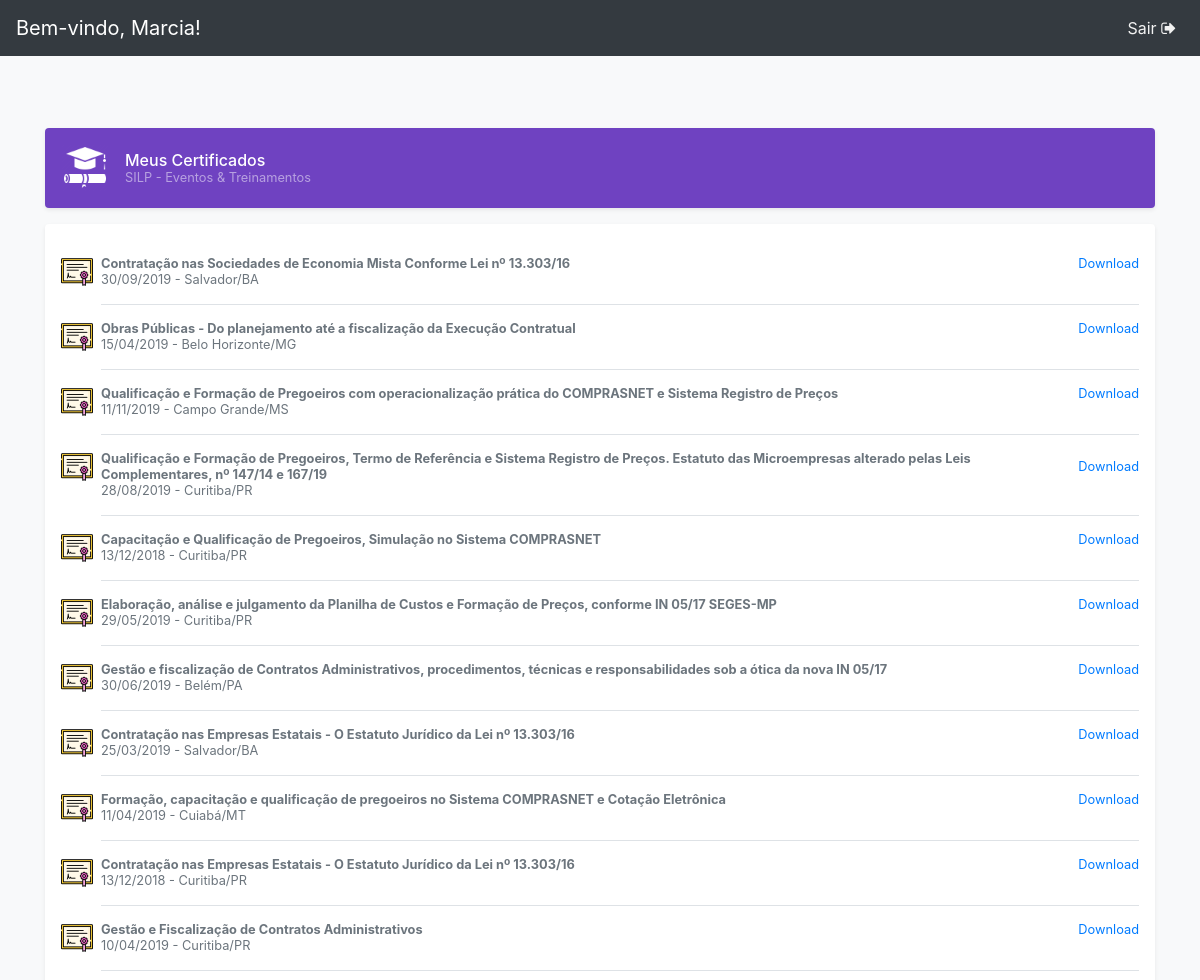
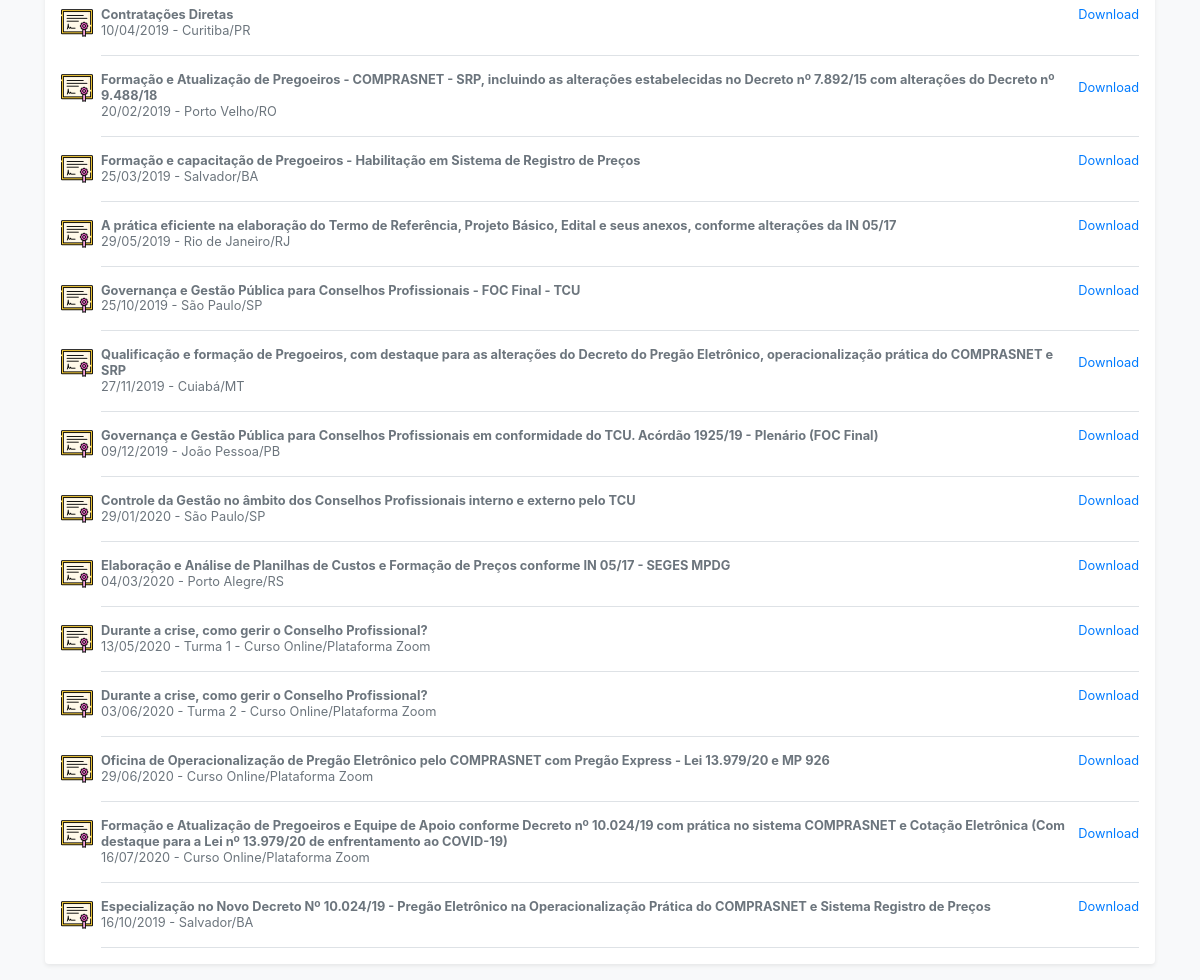
Screenshot of /home/home.php (signed in) with the database file from the repository (2 pictures, top to bottom).
### tables this page shows
CREATE TABLE IF NOT EXISTS `participantes` (
  `id` varchar(128) NOT NULL,
  `nome` varchar(100) NOT NULL,
  `cpf` varchar(11) NOT NULL,
  `evento_id` int(11) NOT NULL
);

CREATE TABLE IF NOT EXISTS `eventos` (
  `id` int(11) NOT NULL,
  `dia` date NOT NULL,
  `cidade` varchar(100) DEFAULT NULL,
  `uf` varchar(50) DEFAULT NULL,
  `filename` varchar(100) DEFAULT NULL,
  `titulo` varchar(2000) NOT NULL
);

### home/home.php (the view, shortened to what this page needs)
<?php
    require_once '../config.php';
    if (!isset($_SESSION['loggedin'])) {
        header('Location: ../index.php');
        exit;
    } else {
        $query = 'SELECT participantes.nome, participantes.id, eventos.titulo, eventos.dia, eventos.cidade, eventos.uf
            FROM eventos, participantes
            WHERE eventos.id = participantes.evento_id
            AND participantes.cpf = ' . $_SESSION['cpf'];
        if ($stmt = $PDO->prepare($query)) {
            $stmt->execute();
            if ($stmt->rowCount() > 0) {
                $certificados = $stmt->fetchAll(PDO::FETCH_OBJ);
                $first_name = explode(" ", $certificados[0]->nome)[0];
            }
        }
    }
?>
<!DOCTYPE html>
<html lang="pt-BR">
<head>
    <link rel="stylesheet" href="https://stackpath.bootstrapcdn.com/bootstrap/4.5.0/css/bootstrap.min.css">
    <link rel="stylesheet" href="https://stackpath.bootstrapcdn.com/font-awesome/4.7.0/css/font-awesome.min.css">
    <link href="css/styles.css" rel="stylesheet">
</head>
<body class="bg-light">
<nav class="navbar navbar-expand-lg fixed-top navbar-dark bg-dark">
    <a class="navbar-brand mr-auto mr-lg-0" href="#">Bem-vindo,
        <?=
            $first_name;
        ?>!
    </a>
    <div class="navbar-collapse offcanvas-collapse" id="navbarsExampleDefault">
        <ul class="navbar-nav ml-auto">
            <li class="nav-item">
                <a class="nav-link" href="../login/logout.php" tabindex="-1" aria-disabled="true">
                    <span style="color: #f2f2f2">Sair</span>
                    <i class="fa fa-sign-out" aria-hidden="true" style="color: #f2f2f2;"></i>
                </a>
            </li>
        </ul>
    </div>
</nav>
<main role="main" class="container">
    <div class="d-flex align-items-center p-3 my-3 text-white-50 bg-purple rounded shadow-sm">
        <img class="mr-3" style="filter: invert(100%)" src="img/degree.png" alt="" width="48" height="48">
        <div class="lh-100">
            <h6 class="mb-0 text-white lh-100">Meus Certificados</h6>
            <small>SILP - Eventos & Treinamentos</small>
        </div>
    </div>
    <div class="my-3 p-3 bg-white rounded shadow-sm">
        <?php
            foreach ($certificados as $row) {
                print
            '<div class="media text-muted pt-3">
                <img class="bd-placeholder-img mr-2 rounded" width="32" height="32" src="img/certificate.png" alt=""/>
                <div class="media-body pb-3 mb-0 small lh-125 border-bottom border-gray">
                    <div class="d-flex justify-content-between align-items-center w-100">
                        <strong class="text-gray-dark">' . $row->titulo . '</strong>
                        <form action="../src/generate.php" method="post" id="generate_form" >
                            <input type="hidden" name="certificado_id" value=' . $row->id . '>
                            <a href="#" onClick="document.getElementById(\'generate_form\').submit();">
                                Download
                            </a>
                        </form>
                    </div>
                    <span class="d-block">'
                    . date('d/m/Y', strtotime($row->dia))
                    . ' - '
                    . $row->cidade
                    . '/'
                    . $row->uf
                    .
                    '</span>
                </div>
            </div>';
            }
        ?>
    </div>
</main>
</body>
</html>

### home/css/styles.css (style rules this page uses)
html, body { overflow-x: hidden; padding-top: 56px; }
.bd-placeholder-img { font-size: 1.125rem; text-anchor: middle; -webkit-user-select: none; -moz-user-select: none; -ms-user-select: none; user-select: none; }
.text-white-50 { color: rgba(255, 255, 255, .5); }
.bg-purple { background-color: #6f42c1; }
.lh-100 { line-height: 1; }
.lh-125 { line-height: 1.25; }

### rows the page displays
participantes: nome "Marcia", evento.titulo "Contratação nas Sociedades de Economia Mista Conforme Lei nº 13.303/16", evento.dia "30/09/2019", evento.cidade "Salvador", evento.uf "BA"
participantes: evento.titulo "Obras Públicas - Do planejamento até a fiscalização da Execução Contratual", evento.dia "15/04/2019", evento.cidade "Belo Horizonte", evento.uf "MG"
participantes: evento.titulo "Qualificação e Formação de Pregoeiros com operacionalização prática do COMPRASNET e Sistema Registro de Preços", evento.dia "11/11/2019", evento.cidade "Campo Grande", evento.uf "MS"
participantes: evento.titulo "Qualificação e Formação de Pregoeiros, Termo de Referência e Sistema Registro de Preços. Estatuto das Microempresas alterado pelas Leis Complementares, nº 147/14 e 167/19", evento.dia "28/08/2019", evento.cidade "Curitiba", evento.uf "PR"
participantes: evento.titulo "Capacitação e Qualificação de Pregoeiros, Simulação no Sistema COMPRASNET", evento.dia "13/12/2018", evento.cidade "Curitiba", evento.uf "PR"
participantes: evento.titulo "Elaboração, análise e julgamento da Planilha de Custos e Formação de Preços, conforme IN 05/17 SEGES-MP", evento.dia "29/05/2019", evento.cidade "Curitiba", evento.uf "PR"
participantes: evento.titulo "Gestão e fiscalização de Contratos Administrativos, procedimentos, técnicas e responsabilidades sob a ótica da nova IN 05/17", evento.dia "30/06/2019", evento.cidade "Belém", evento.uf "PA"
participantes: evento.titulo "Contratação nas Empresas Estatais - O Estatuto Jurídico da Lei nº 13.303/16", evento.dia "25/03/2019", evento.cidade "Salvador", evento.uf "BA"
participantes: evento.titulo "Formação, capacitação e qualificação de pregoeiros no Sistema COMPRASNET e Cotação Eletrônica", evento.dia "11/04/2019", evento.cidade "Cuiabá", evento.uf "MT"
participantes: evento.titulo "Contratação nas Empresas Estatais - O Estatuto Jurídico da Lei nº 13.303/16", evento.dia "13/12/2018", evento.cidade "Curitiba", evento.uf "PR"
participantes: evento.titulo "Gestão e Fiscalização de Contratos Administrativos", evento.dia "10/04/2019", evento.cidade "Curitiba", evento.uf "PR"
participantes: evento.titulo "Contratações Diretas", evento.dia "10/04/2019", evento.cidade "Curitiba", evento.uf "PR"
participantes: evento.titulo "Formação e Atualização de Pregoeiros - COMPRASNET - SRP, incluindo as alterações estabelecidas no Decreto nº 7.892/15 com alterações do Decreto nº 9.488/18", evento.dia "20/02/2019", evento.cidade "Porto Velho", evento.uf "RO"
participantes: evento.titulo "Formação e capacitação de Pregoeiros - Habilitação em Sistema de Registro de Preços", evento.dia "25/03/2019", evento.cidade "Salvador", evento.uf "BA"
participantes: evento.titulo "A prática eficiente na elaboração do Termo de Referência, Projeto Básico, Edital e seus anexos, conforme alterações da IN 05/17", evento.dia "29/05/2019", evento.cidade "Rio de Janeiro", evento.uf "RJ"
participantes: evento.titulo "Governança e Gestão Pública para Conselhos Profissionais - FOC Final - TCU", evento.dia "25/10/2019", evento.cidade "São Paulo", evento.uf "SP"
participantes: evento.titulo "Qualificação e formação de Pregoeiros, com destaque para as alterações do Decreto do Pregão Eletrônico, operacionalização prática do COMPRASNET e SRP", evento.dia "27/11/2019", evento.cidade "Cuiabá", evento.uf "MT"
participantes: evento.titulo "Governança e Gestão Pública para Conselhos Profissionais em conformidade do TCU. Acórdão 1925/19 - Plenário (FOC Final)", evento.dia "09/12/2019", evento.cidade "João Pessoa", evento.uf "PB"
participantes: evento.titulo "Controle da Gestão no âmbito dos Conselhos Profissionais interno e externo pelo TCU", evento.dia "29/01/2020", evento.cidade "São Paulo", evento.uf "SP"
participantes: evento.titulo "Elaboração e Análise de Planilhas de Custos e Formação de Preços conforme IN 05/17 - SEGES MPDG", evento.dia "04/03/2020", evento.cidade "Porto Alegre", evento.uf "RS"
participantes: evento.titulo "Durante a crise, como gerir o Conselho Profissional?", evento.dia "13/05/2020", evento.cidade "Turma 1 - Curso Online", evento.uf "Plataforma Zoom"
participantes: evento.titulo "Durante a crise, como gerir o Conselho Profissional?", evento.dia "03/06/2020", evento.cidade "Turma 2 - Curso Online", evento.uf "Plataforma Zoom"
participantes: evento.titulo "Oficina de Operacionalização de Pregão Eletrônico pelo COMPRASNET com Pregão Express - Lei 13.979/20 e MP 926", evento.dia "29/06/2020", evento.cidade "Curso Online", evento.uf "Plataforma Zoom"
participantes: evento.titulo "Formação e Atualização de Pregoeiros e Equipe de Apoio conforme Decreto nº 10.024/19 com prática no sistema COMPRASNET e Cotação Eletrônica (Com destaque para a Lei nº 13.979/20 de enfrentamento ao COVID-19)", evento.dia "16/07/2020", evento.cidade "Curso Online", evento.uf "Plataforma Zoom"
participantes: evento.titulo "Especialização no Novo Decreto Nº 10.024/19 - Pregão Eletrônico na Operacionalização Prática do COMPRASNET e Sistema Registro de Preços", evento.dia "16/10/2019", evento.cidade "Salvador", evento.uf "BA"
